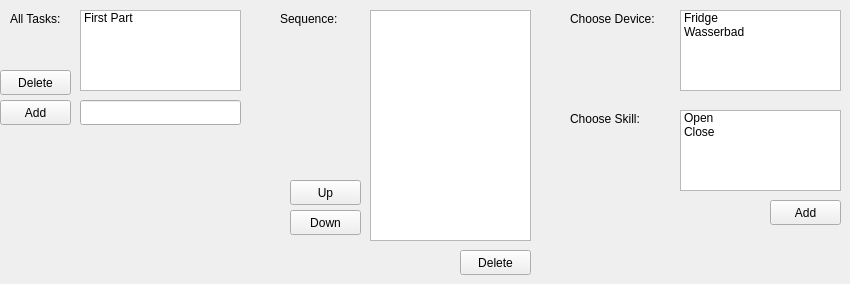
      <widget class="QWidget" name="tab_9">
       <attribute name="title">
        <string>Task</string>
       </attribute>
       <widget class="QListWidget" name="listWidget_17">
        <property name="geometry">
         <rect>
          <x>80</x>
          <y>10</y>
          <width>161</width>
          <height>81</height>
         </rect>
        </property>
        <item>
         <property name="text">
          <string>First Part</string>
         </property>
        </item>
       </widget>
       <widget class="QListWidget" name="listWidget_16">
        <property name="geometry">
         <rect>
          <x>680</x>
          <y>10</y>
          <width>161</width>
          <height>81</height>
         </rect>
        </property>
        <item>
         <property name="text">
          <string>Fridge</string>
         </property>
        </item>
        <item>
         <property name="text">
          <string>Wasserbad</string>
         </property>
        </item>
       </widget>
       <widget class="QPushButton" name="pushButton_36">
        <property name="geometry">
         <rect>
          <x>770</x>
          <y>200</y>
          <width>71</width>
          <height>25</height>
         </rect>
        </property>
        <property name="text">
         <string>Add</string>
        </property>
       </widget>
       <widget class="QLabel" name="label_42">
        <property name="geometry">
         <rect>
          <x>570</x>
          <y>110</y>
          <width>91</width>
          <height>17</height>
         </rect>
        </property>
        <property name="text">
         <string>Choose Skill:</string>
        </property>
       </widget>
       <widget class="QListWidget" name="listWidget_15">
        <property name="geometry">
         <rect>
          <x>680</x>
          <y>110</y>
          <width>161</width>
          <height>81</height>
         </rect>
        </property>
        <item>
         <property name="text">
          <string>Open</string>
         </property>
        </item>
        <item>
         <property name="text">
          <string>Close</string>
         </property>
        </item>
       </widget>
       <widget class="QListWidget" name="listWidget_18">
        <property name="geometry">
         <rect>
          <x>370</x>
          <y>10</y>
          <width>161</width>
          <height>231</height>
         </rect>
        </property>
       </widget>
       <widget class="QLabel" name="label_44">
        <property name="geometry">
         <rect>
          <x>10</x>
          <y>10</y>
          <width>111</width>
          <height>17</height>
         </rect>
        </property>
        <property name="text">
         <string>All Tasks:</string>
        </property>
       </widget>
       <widget class="QPushButton" name="pushButton_35">
        <property name="geometry">
         <rect>
          <x>460</x>
          <y>250</y>
          <width>71</width>
          <height>25</height>
         </rect>
        </property>
        <property name="text">
         <string>Delete</string>
        </property>
       </widget>
       <widget class="QLabel" name="label_46">
        <property name="geometry">
         <rect>
          <x>280</x>
          <y>10</y>
          <width>91</width>
          <height>17</height>
         </rect>
        </property>
        <property name="text">
         <string>Sequence:</string>
        </property>
       </widget>
       <widget class="QLabel" name="label_43">
        <property name="geometry">
         <rect>
          <x>570</x>
          <y>10</y>
          <width>111</width>
          <height>17</height>
         </rect>
        </property>
        <property name="text">
         <string>Choose Device:</string>
        </property>
       </widget>
       <widget class="QPushButton" name="pushButton_26">
        <property name="geometry">
         <rect>
          <x>0</x>
          <y>70</y>
          <width>71</width>
          <height>25</height>
         </rect>
        </property>
        <property name="text">
         <string>Delete</string>
        </property>
       </widget>
       <widget class="QPushButton" name="pushButton_27">
        <property name="geometry">
         <rect>
          <x>0</x>
          <y>100</y>
          <width>71</width>
          <height>25</height>
         </rect>
        </property>
        <property name="text">
         <string>Add</string>
        </property>
       </widget>
       <widget class="QLineEdit" name="lineEdit_14">
        <property name="geometry">
         <rect>
          <x>80</x>
          <y>100</y>
          <width>161</width>
          <height>25</height>
         </rect>
        </property>
        <property name="text">
         <string/>
        </property>
       </widget>
       <widget class="QPushButton" name="pushButton_28">
        <property name="geometry">
         <rect>
          <x>290</x>
          <y>180</y>
          <width>71</width>
          <height>25</height>
         </rect>
        </property>
        <property name="text">
         <string>Up</string>
        </property>
       </widget>
       <widget class="QPushButton" name="pushButton_33">
        <property name="geometry">
         <rect>
          <x>290</x>
          <y>210</y>
          <width>71</width>
          <height>25</height>
         </rect>
        </property>
        <property name="text">
         <string>Down</string>
        </property>
       </widget>
      </widget>
